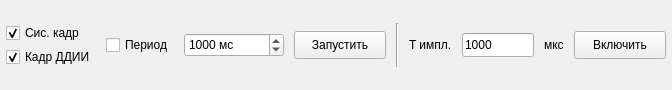
<?xml version="1.0" encoding="UTF-8"?>
<ui version="4.0">
 <class>TelemetryPollWidget</class>
 <widget class="QWidget" name="TelemetryPollWidget">
  <property name="geometry">
   <rect>
    <x>0</x>
    <y>0</y>
    <width>620</width>
    <height>90</height>
   </rect>
  </property>
  <property name="windowTitle">
   <string>Опрос телеметрии</string>
  </property>
  <layout class="QVBoxLayout" name="verticalLayout_root">
   <property name="leftMargin">
    <number>6</number>
   </property>
   <property name="topMargin">
    <number>6</number>
   </property>
   <property name="rightMargin">
    <number>6</number>
   </property>
   <property name="bottomMargin">
    <number>6</number>
   </property>
   <item>
    <spacer name="verticalSpacer_top">
     <property name="orientation">
      <enum>Qt::Vertical</enum>
     </property>
     <property name="sizeHint" stdset="0">
      <size>
       <width>20</width>
       <height>20</height>
      </size>
     </property>
    </spacer>
   </item>
   <item>
    <layout class="QHBoxLayout" name="horizontalLayout">
     <property name="spacing">
      <number>10</number>
     </property>
     <item>
      <spacer name="horizontalSpacer_left">
       <property name="orientation">
        <enum>Qt::Horizontal</enum>
       </property>
       <property name="sizeHint" stdset="0">
        <size>
         <width>40</width>
         <height>20</height>
        </size>
       </property>
      </spacer>
     </item>
     <item>
      <layout class="QVBoxLayout" name="verticalLayout_frame_checks">
       <property name="spacing">
        <number>4</number>
       </property>
       <item>
        <widget class="QCheckBox" name="checkBox_system_frame">
         <property name="text">
          <string>Сис. кадр</string>
         </property>
         <property name="checked">
          <bool>true</bool>
         </property>
        </widget>
       </item>
       <item>
        <widget class="QCheckBox" name="checkBox_ddii_frame">
         <property name="text">
          <string>Кадр ДДИИ</string>
         </property>
         <property name="checked">
          <bool>true</bool>
         </property>
        </widget>
       </item>
      </layout>
     </item>
     <item>
      <widget class="QCheckBox" name="checkBox_period">
       <property name="text">
        <string>Период</string>
       </property>
      </widget>
     </item>
     <item>
      <widget class="QSpinBox" name="spinBox_interval_ms">
       <property name="minimumSize">
        <size>
         <width>100</width>
         <height>24</height>
        </size>
       </property>
       <property name="minimum">
        <number>1</number>
       </property>
       <property name="maximum">
        <number>999999</number>
       </property>
       <property name="value">
        <number>1000</number>
       </property>
       <property name="suffix">
        <string> мс</string>
       </property>
      </widget>
     </item>
     <item>
      <widget class="QPushButton" name="pushButton_run_poll">
       <property name="minimumSize">
        <size>
         <width>92</width>
         <height>28</height>
        </size>
       </property>
       <property name="maximumSize">
        <size>
         <width>120</width>
         <height>28</height>
        </size>
       </property>
       <property name="text">
        <string>Запустить</string>
       </property>
      </widget>
     </item>
     <item>
      <widget class="Line" name="line_separator">
       <property name="orientation">
        <enum>Qt::Vertical</enum>
       </property>
      </widget>
     </item>
     <item>
      <widget class="QLabel" name="label_impact_time">
       <property name="text">
        <string>T импл.</string>
       </property>
      </widget>
     </item>
     <item>
      <widget class="QLineEdit" name="lineEdit_impact_time_us">
       <property name="minimumSize">
        <size>
         <width>72</width>
         <height>24</height>
        </size>
       </property>
       <property name="maximumSize">
        <size>
         <width>90</width>
         <height>16777215</height>
        </size>
       </property>
       <property name="text">
        <string>1000</string>
       </property>
      </widget>
     </item>
     <item>
      <widget class="QLabel" name="label_impact_time_unit">
       <property name="text">
        <string>мкс</string>
       </property>
      </widget>
     </item>
     <item>
      <widget class="QPushButton" name="pushButton_impact">
       <property name="minimumSize">
        <size>
         <width>92</width>
         <height>28</height>
        </size>
       </property>
       <property name="text">
        <string>Включить</string>
       </property>
      </widget>
     </item>
     <item>
      <spacer name="horizontalSpacer_right">
       <property name="orientation">
        <enum>Qt::Horizontal</enum>
       </property>
       <property name="sizeHint" stdset="0">
        <size>
         <width>40</width>
         <height>20</height>
        </size>
       </property>
      </spacer>
     </item>
    </layout>
   </item>
   <item>
    <spacer name="verticalSpacer_bottom">
     <property name="orientation">
      <enum>Qt::Vertical</enum>
     </property>
     <property name="sizeHint" stdset="0">
      <size>
       <width>20</width>
       <height>20</height>
      </size>
     </property>
    </spacer>
   </item>
  </layout>
 </widget>
 <resources/>
 <connections/>
</ui>
